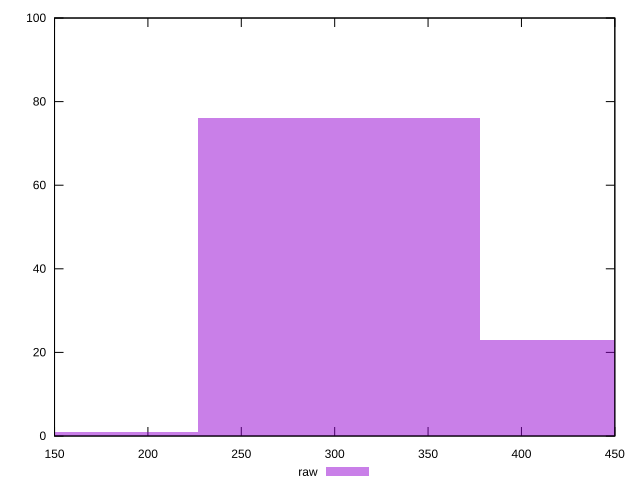

This chart was generated by the following gnuplot code:
reset

$raw <<EOF
453.1707590804101 23
302.11383938694007 76
151.05691969347004 1
EOF

set key outside below
set boxwidth 151.05691969347004
set xrange [150:450]
set yrange [0:100]
set trange [0:100]
set style fill transparent solid 0.5 noborder
set terminal svg size 640, 490 enhanced background rgb 'white'
set output "reports/report_00032_2021-02-25T10-28-15.087Z/unused-css-rules/samples/astro/raw/histogram.svg"

plot $raw title "raw" with boxes

reset
